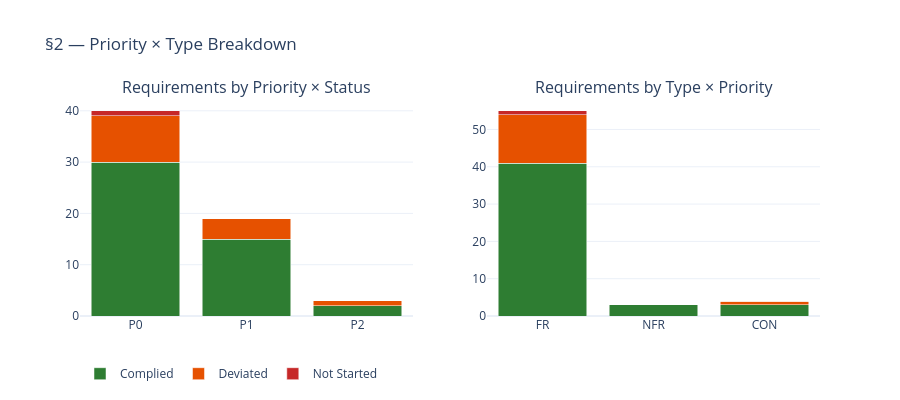

Notebook cell for this chart:
### Markdown cell above
## §2 — Priority and Type Breakdown

### Code cell
# §2 — Priority breakdown + req type breakdown
brd_reqs = reqs[reqs["id"].str.startswith("REQ") & (reqs["status"]!="implied")]

fig = make_subplots(rows=1, cols=2,
    subplot_titles=["Requirements by Priority × Status", "Requirements by Type × Priority"],
    specs=[[{"type":"bar"},{"type":"bar"}]])

priority_order = ["P0","P1","P2"]
for status, colour, label in [
    ("complied",    STATUS_COLOURS["complied"],    "Complied"),
    ("deviated",    STATUS_COLOURS["deviated"],    "Deviated"),
    ("not_started", STATUS_COLOURS["not_started"], "Not Started"),
]:
    y_vals = []
    for p in priority_order:
        sub = brd_reqs[brd_reqs["priority"]==p]
        if status == "complied":
            y_vals.append(((sub["status"]=="complete") & (~sub["deviated"])).sum())
        elif status == "deviated":
            y_vals.append(((sub["status"]=="complete") & (sub["deviated"])).sum())
        else:
            y_vals.append((sub["status"]=="not_started").sum())
    fig.add_trace(go.Bar(name=label, x=priority_order, y=y_vals,
        marker_color=colour, showlegend=True, legendgroup=status), row=1, col=1)

# Type breakdown
type_order = ["FR","NFR","CON"]
for status, colour, label in [
    ("complied",    STATUS_COLOURS["complied"],    "Complied"),
    ("deviated",    STATUS_COLOURS["deviated"],    "Deviated"),
    ("not_started", STATUS_COLOURS["not_started"], "Not Started"),
]:
    y_vals = []
    for t in type_order:
        sub = brd_reqs[brd_reqs["req_type"]==t]
        if status == "complied":
            y_vals.append(((sub["status"]=="complete") & (~sub["deviated"])).sum())
        elif status == "deviated":
            y_vals.append(((sub["status"]=="complete") & (sub["deviated"])).sum())
        else:
            y_vals.append((sub["status"]=="not_started").sum())
    fig.add_trace(go.Bar(name=label, x=type_order, y=y_vals,
        marker_color=colour, showlegend=False, legendgroup=status), row=1, col=2)

fig.update_layout(barmode="stack", height=400, template="plotly_white",
    title_text="§2 — Priority × Type Breakdown",
    legend_orientation="h", legend=dict(y=-0.2))
fig.show()

# Print deviation rates by priority
print("Deviation rate by priority:")
for p in ["P0","P1","P2"]:
    sub = brd_reqs[brd_reqs["priority"]==p]
    dev = ((sub["status"]=="complete") & (sub["deviated"])).sum()
    ns  = (sub["status"]=="not_started").sum()
    tot = len(sub)
    print(f"  {p}: {dev+ns}/{tot} non-compliant ({(dev+ns)/tot:.0%})")

print("\nDeviation rate by req type:")
for t in ["FR","NFR","CON"]:
    sub = brd_reqs[brd_reqs["req_type"]==t]
    dev = ((sub["status"]=="complete") & (sub["deviated"])).sum()
    ns  = (sub["status"]=="not_started").sum()
    tot = len(sub)
    print(f"  {t}: {dev+ns}/{tot} non-compliant ({(dev+ns)/tot:.0%} if tot>0 else 'N/A')")

### Figure 1 — Plotly figure (JSON) as saved in the notebook; plotly's stock layout.template omitted (floating-point values rounded to 4 significant figures)
{"data": [{"legendgroup": "complied", "marker": {"color": "#2E7D32"}, "name": "Complied", "showlegend": true, "type": "bar", "x": ["P0", "P1", "P2"], "xaxis": "x", "y": [30, 15, 2], "yaxis": "y"}, {"legendgroup": "deviated", "marker": {"color": "#E65100"}, "name": "Deviated", "showlegend": true, "type": "bar", "x": ["P0", "P1", "P2"], "xaxis": "x", "y": [9, 4, 1], "yaxis": "y"}, {"legendgroup": "not_started", "marker": {"color": "#C62828"}, "name": "Not Started", "showlegend": true, "type": "bar", "x": ["P0", "P1", "P2"], "xaxis": "x", "y": [1, 0, 0], "yaxis": "y"}, {"legendgroup": "complied", "marker": {"color": "#2E7D32"}, "name": "Complied", "showlegend": false, "type": "bar", "x": ["FR", "NFR", "CON"], "xaxis": "x2", "y": [41, 3, 3], "yaxis": "y2"}, {"legendgroup": "deviated", "marker": {"color": "#E65100"}, "name": "Deviated", "showlegend": false, "type": "bar", "x": ["FR", "NFR", "CON"], "xaxis": "x2", "y": [13, 0, 1], "yaxis": "y2"}, {"legendgroup": "not_started", "marker": {"color": "#C62828"}, "name": "Not Started", "showlegend": false, "type": "bar", "x": ["FR", "NFR", "CON"], "xaxis": "x2", "y": [1, 0, 0], "yaxis": "y2"}], "layout": {"annotations": [{"font": {"size": 16}, "showarrow": false, "text": "Requirements by Priority × Status", "x": 0.225, "xanchor": "center", "xref": "paper", "y": 1, "yanchor": "bottom", "yref": "paper"}, {"font": {"size": 16}, "showarrow": false, "text": "Requirements by Type × Priority", "x": 0.775, "xanchor": "center", "xref": "paper", "y": 1, "yanchor": "bottom", "yref": "paper"}], "barmode": "stack", "height": 400, "legend": {"orientation": "h", "y": -0.2}, "title": {"text": "§2 — Priority × Type Breakdown"}, "xaxis": {"anchor": "y", "domain": [0, 0.45]}, "xaxis2": {"anchor": "y2", "domain": [0.55, 1]}, "yaxis": {"anchor": "x", "domain": [0, 1]}, "yaxis2": {"anchor": "x2", "domain": [0, 1]}}}
